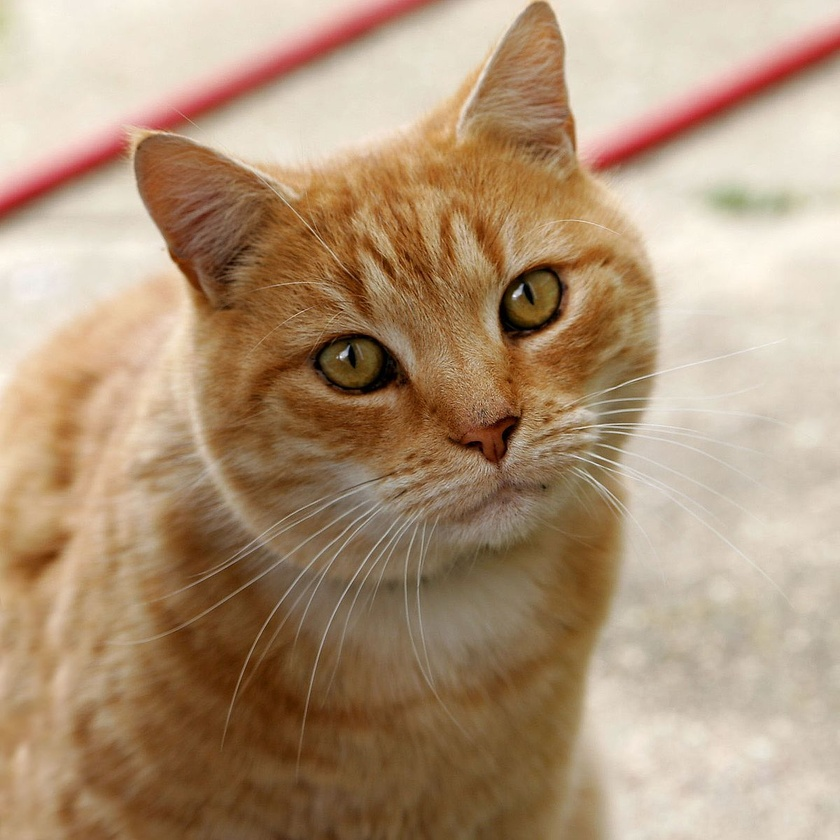
#> input picture Task2/Cat.jpg, 840 x 840 px, shrunk from 1200 x 1199 before the run, found by its file name
$ python task2.py
#> lines starting #> are read from the running program, lines starting #| are printed output that depends on the picture
import cv2 as cv
image = cv.imread('photos/cat.jpg')
#> image is the input picture: shape (840, 840, 3); mean B, G, R 120.7, 148.8, 175.9
gray_image = cv.cvtColor(image,cv.COLOR_BGR2GRAY)
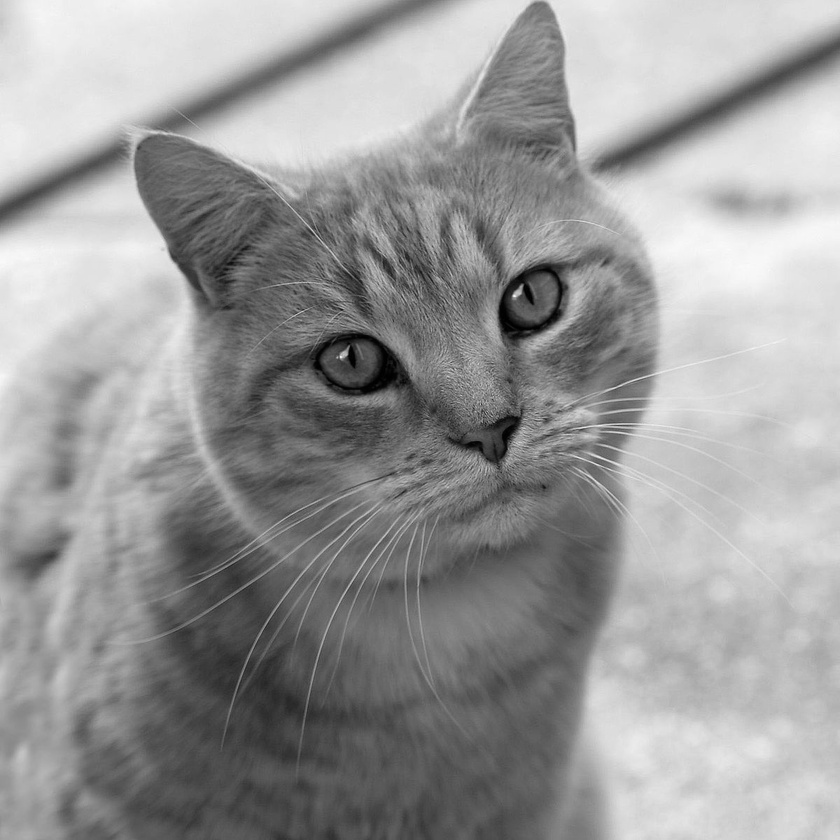
#> gray_image: shape (840, 840); min 0, max 251, mean 153.7
inverted_image=255-gray_image
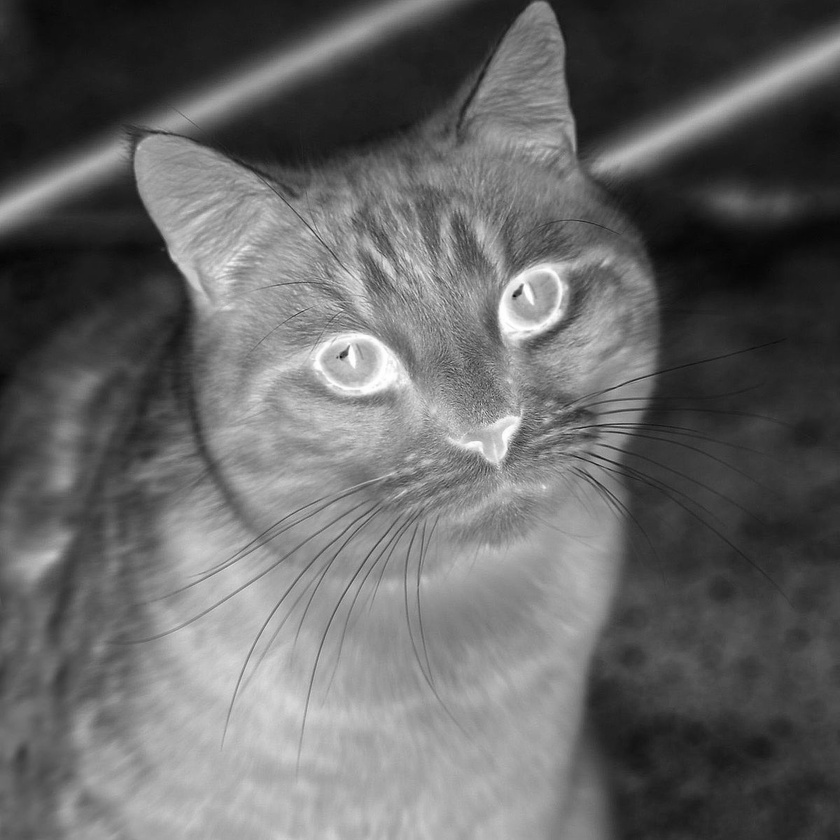
#> inverted_image: shape (840, 840); min 4, max 255, mean 101.3
blurred = cv.GaussianBlur(inverted_image,(21,21),0)
inverted_blurred = 255-blurred
pencil_sketch = cv.divide(gray_image,inverted_blurred,scale=256.0)
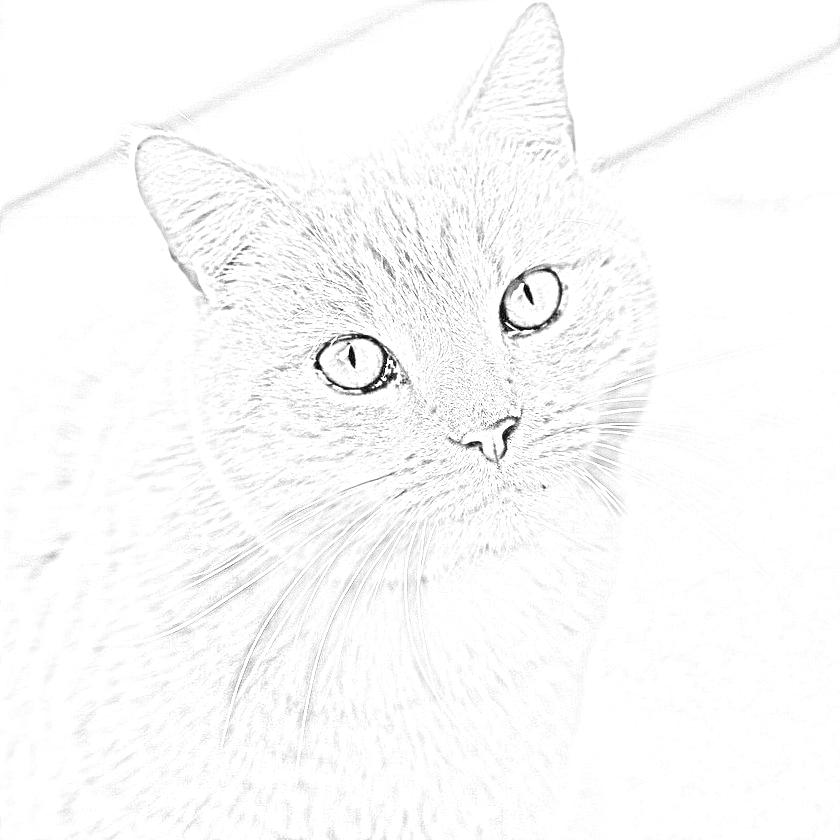
#> pencil_sketch: shape (840, 840); min 0, max 255, mean 250.2
cv.imshow('cat_sketch', pencil_sketch)
cv.waitKey(0)
